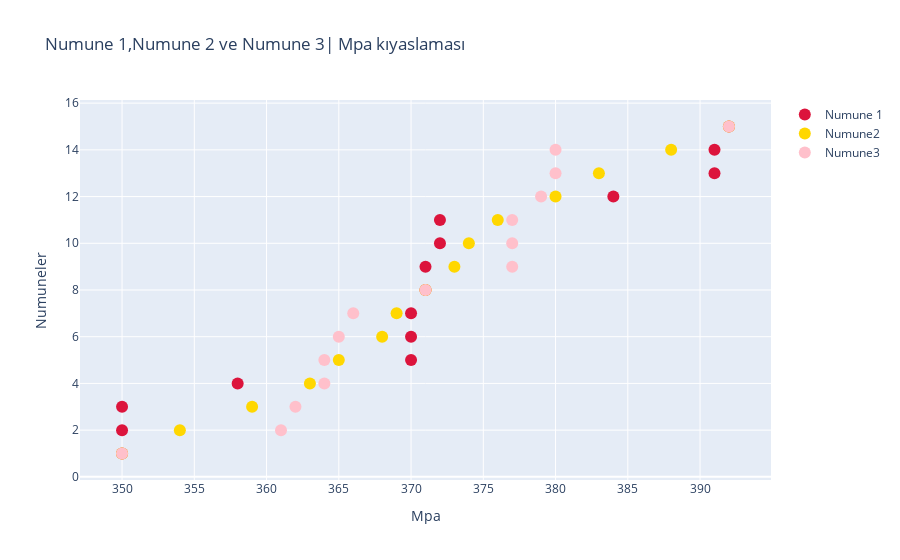

Notebook code cell kept with this figure:
### Code cell
from plotly.offline import iplot, init_notebook_mode
init_notebook_mode(connected = True)

import plotly.graph_objs as go

census = [1,2,3,4,5,6,7,8,9,10,11,12,13,14,15]
x1 = [350,350,350,358,370,370,370,371,371,372,372,384,391,391,392]

x2 = [350,354,359,363,365,368,369,371,373,374,376,380,383,388,392]

x3 = [350,361,362,364,364,365,366,371,377,377,377,379,380,380,392]

traceA = go.Scatter( x = x1, y = census, marker = dict(color = "crimson", size = 12),mode = "markers",name = "Numune 1")
traceB = go.Scatter(x = x2,y = census,marker = dict(color = "gold", size = 12),mode = "markers",name = "Numune2")
traceC = go.Scatter(x=x3, y= census,marker =dict(color= "pink", size=12), mode="markers",name="Numune3")
data = [traceA, traceB, traceC]
layout = go.Layout( title = "Numune 1,Numune 2 ve Numune 3| Mpa kıyaslaması", xaxis_title = "Mpa",yaxis_title = "Numuneler")
fig = go.Figure(data = data, layout = layout)
iplot(fig)

### Figure 1 — Plotly figure (JSON) as saved in the notebook; plotly's stock layout.template omitted (floating-point values rounded to 4 significant figures)
{"data": [{"marker": {"color": "crimson", "size": 12}, "mode": "markers", "name": "Numune 1", "type": "scatter", "x": [350, 350, 350, 358, 370, 370, 370, 371, 371, 372, 372, 384, 391, 391, 392], "y": [1, 2, 3, 4, 5, 6, 7, 8, 9, 10, 11, 12, 13, 14, 15]}, {"marker": {"color": "gold", "size": 12}, "mode": "markers", "name": "Numune2", "type": "scatter", "x": [350, 354, 359, 363, 365, 368, 369, 371, 373, 374, 376, 380, 383, 388, 392], "y": [1, 2, 3, 4, 5, 6, 7, 8, 9, 10, 11, 12, 13, 14, 15]}, {"marker": {"color": "pink", "size": 12}, "mode": "markers", "name": "Numune3", "type": "scatter", "x": [350, 361, 362, 364, 364, 365, 366, 371, 377, 377, 377, 379, 380, 380, 392], "y": [1, 2, 3, 4, 5, 6, 7, 8, 9, 10, 11, 12, 13, 14, 15]}], "layout": {"autosize": true, "title": {"text": "Numune 1,Numune 2 ve Numune 3| Mpa kıyaslaması"}, "xaxis": {"autorange": true, "range": [347.0, 395.0], "title": {"text": "Mpa"}, "type": "linear"}, "yaxis": {"autorange": true, "range": [-0.5714, 16.57], "title": {"text": "Numuneler"}, "type": "linear"}}}
